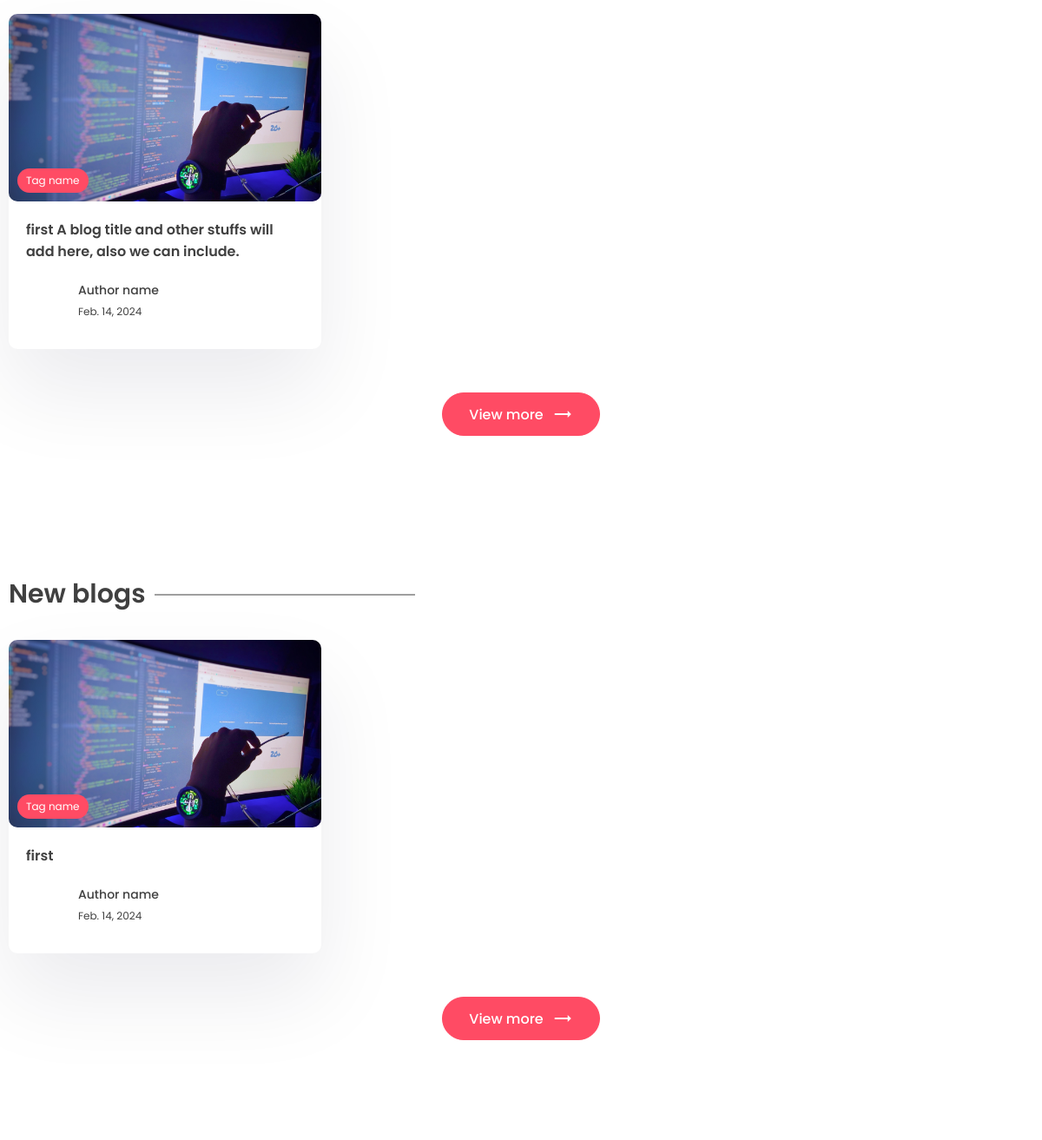
Before: / (middle part) with the older database file.
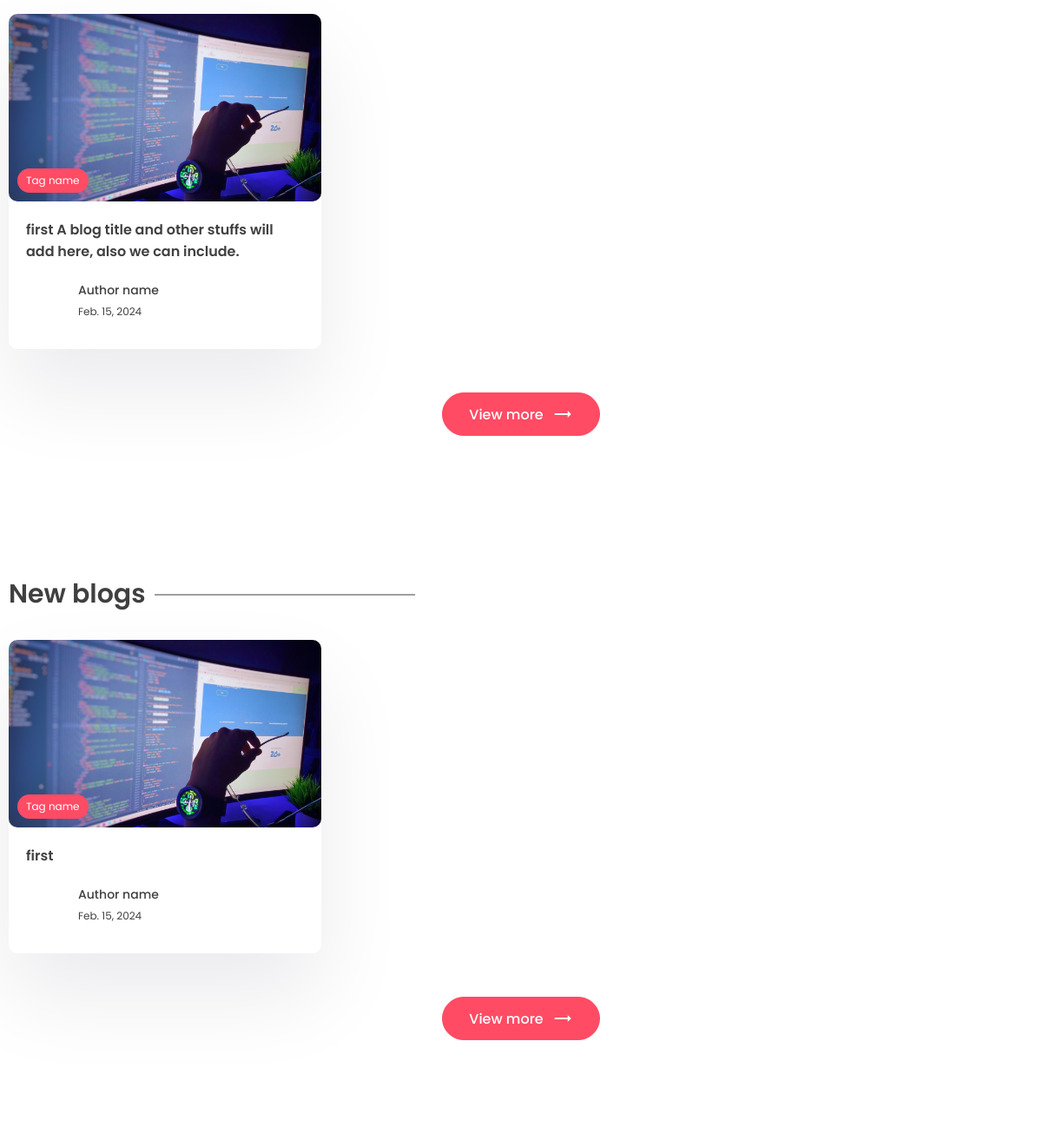
After: the same page with the newer database file.
### app/models.py (models this page shows)
class Post(models.Model):
    title =  models.CharField(max_length=200)
    content = models.TextField()
    last_updated = models.DateTimeField(auto_now=True)
    slug = models.SlugField(max_length=200, unique=True)
    image = models.ImageField(null=True, blank=True, upload_to="images/")
    tags = models.ManyToManyField(Tag, blank=True, related_name='post')

### app/views.py (the view)
# urls.py: path('', views.index, name="index")
def index(request):
    posts = Post.objects.all()
    context = {'posts':posts}
    return render(request,'app/index.html',context)

### app/templates/app/index.html (shortened to what this page needs)
{% extends 'base.html'%}
{% block content %}
    <section class="sp">
      <div class="container">
        <div class="grid-3">
            {% for post in posts %}
          <a href="{% url 'post_page' post.slug %}">
            <div class="card">
              <div class="post-img">
                <img src="{{post.image.url}}" alt="" />
                <div class="tag">Tag name</div>
              </div>
              <div class="card-content">
                <h3>
                  {{post.title}}
                  A blog title and other stuffs will add here, also we can
                  include.
                </h3>
                <div class="author">
                  <div class="profile-pic">
                  </div>
                  <div class="details">
                    <p>Author name</p>
                    <small>{{post.last_updated|date}}</post></small>
                  </div>
                </div>
              </div>
            </div>
          </a>
          {% endfor %}
        </div>
        <center>
          <a href=""><button class="btn btn-primary rounded view">
            View more <span class="material-icons"> trending_flat </span>
          </button></a>
        </center>
      </div>
    </section>
    <section class="sp">
      <div class="container">
        <h1 class="sec-title">New blogs</h1>
        <div class="grid-3">
          {% for post in posts %}
          <a href="{% url 'post_page' post.slug %}">
            <div class="card">
              <div class="post-img">
                <img src="{{post.image.url}}" alt="" />
                <div class="tag">Tag name</div>
              </div>
              <div class="card-content">
                <h3>
                  {{post.title}}
                </h3>
                <div class="author">
                  <div class="profile-pic">
                  </div>
                  <div class="details">
                    <p>Author name</p>
                    <small>{{post.last_updated|date}}</small>
                  </div>
                </div>
              </div>
            </div>
          </a>
          {% endfor %}
        </div>
        <center>
          <a href=""><button class="btn btn-primary rounded view">
            View more <span class="material-icons"> trending_flat </span>
          </button></a>
        </center>
      </div>
    </section>
    {% endblock content %}

Changed rows visible on the page:
changed Post "first": last_updated "Feb. 14, 2024" → "Feb. 15, 2024"
